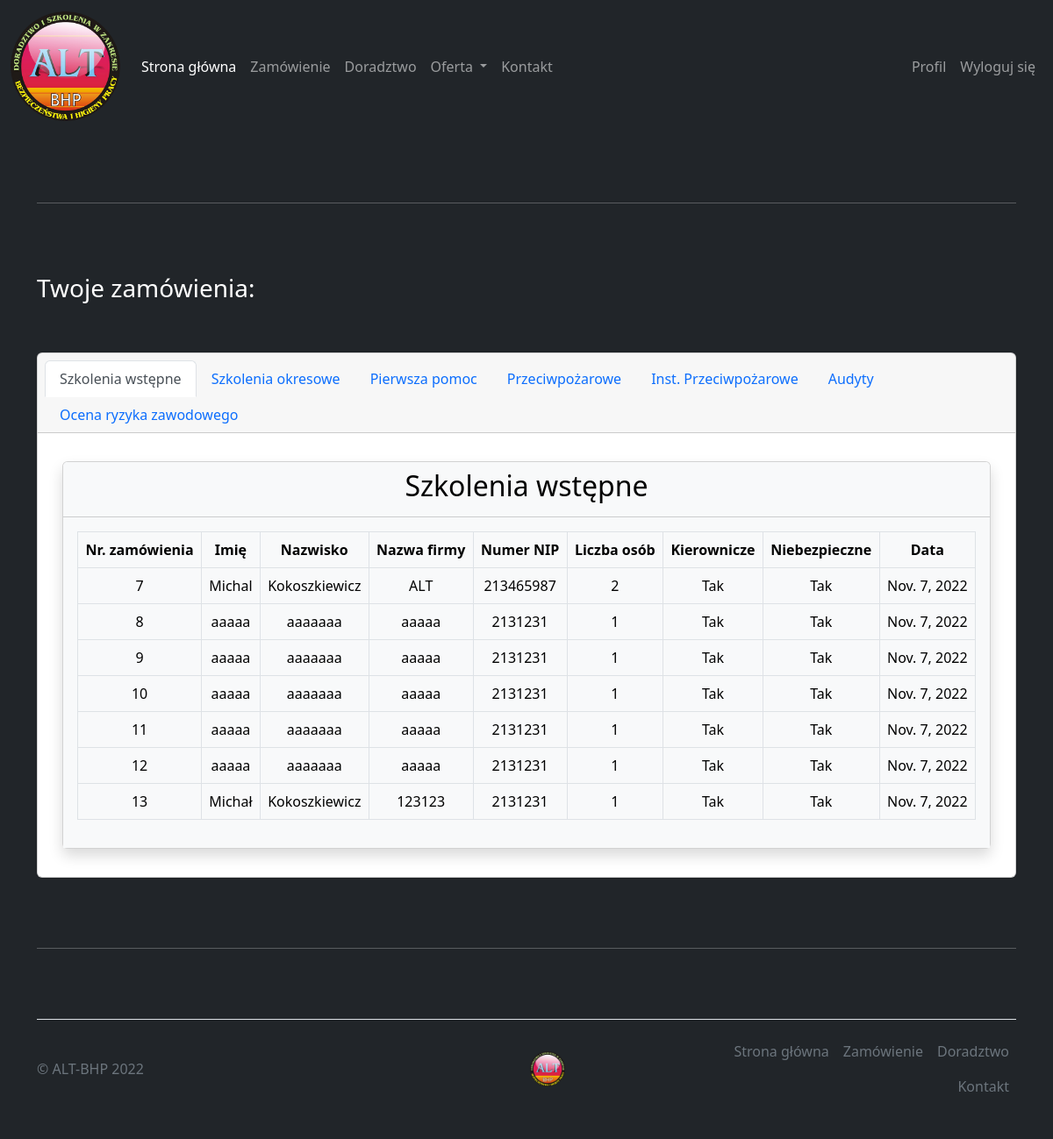
Screenshot of /accounts/profile/order/1 (signed in) with the database file from the repository.
### order/models.py (models this page shows, shortened)
class szkolenie_wstepne(models.Model):
    choices = [('Tak', 'Tak'), ('Nie', 'Nie')]
    imie = models.CharField(max_length=20)
    nazwisko = models.CharField(max_length=30)
    email = models.EmailField()
    nazwa_firmy = models.CharField(max_length=100)
    numer_nip = models.CharField(max_length=10)
    numer_telefonu = models.CharField(max_length=11)
    liczba_osob = models.IntegerField()
    kierownicze_czy_nie = models.CharField(max_length=3, choices=choices)
    niebezpiecznie_czy_nie = models.CharField(max_length=3, choices=choices)
    data = models.DateField()
    creator = models.ForeignKey(CustomUser, on_delete=models.CASCADE)
    class Meta:
        verbose_name_plural = "Szkolenia wstępne"

### order/views.py (the view)
# urls.py: path('accounts/profile/order/1', order.views.profile_wstepne),
@login_required
def profile_wstepne(request):
    orders = szkolenie_wstepne.objects.filter(creator=request.user)
    return render(request, 'profile_wstepne.html', {'orders': orders})

### templates/profile_wstepne.html
{% extends 'temp.html' %}
{% load static %}
{% load profile_tags_wstepne %}
{% block content %}
    <div class="container marketing" style="color: white">
        <hr class="featurette-divider">
        <h3>Twoje zamówienia:</h3><br><br>
        <div class="card text-center">
            <div class="card-header">
                <ul class="nav nav-tabs card-header-tabs">
                    <li class="nav-item">
                        <a class="nav-link active" aria-current="true" href="/accounts/profile/order/1">Szkolenia wstępne</a>
                    </li>
                    <li class="nav-item">
                        <a class="nav-link" href="/accounts/profile/order/2">Szkolenia okresowe</a>
                    </li>
                    <li class="nav-item">
                        <a class="nav-link" href="/accounts/profile/order/3">Pierwsza pomoc</a>
                    </li>
                    <li class="nav-item">
                        <a class="nav-link" href="/accounts/profile/order/4">Przeciwpożarowe</a>
                    </li>
                    <li class="nav-item">
                        <a class="nav-link" href="/accounts/profile/order/5">Inst. Przeciwpożarowe</a>
                    </li>
                    <li class="nav-item">
                        <a class="nav-link" href="/accounts/profile/order/6">Audyty</a>
                    </li>
                    <li class="nav-item">
                        <a class="nav-link" href="/accounts/profile/order/7">Ocena ryzyka zawodowego</a>
                    </li>
                </ul>
            </div>
            <div class="card-body">
                <div class="container my-3">
                    <div class="row">
                        <div class="col-md-12">
                            <div class="card shadow">
                                <div class="card-header text-bg-light "><h2>Szkolenia wstępne</h2></div>
                                <div class="card-body text-bg-light ">
                                    <table class="table table-bordered" style="color: black">
                                        <thead>
                                        <tr>
                                            <th>Nr. zamówienia</th>
                                            <th>Imię</th>
                                            <th>Nazwisko</th>
                                            <th>Nazwa firmy</th>
                                            <th>Numer NIP</th>
                                            <th>Liczba osób</th>
                                            <th>Kierownicze</th>
                                            <th>Niebezpieczne</th>
                                            <th>Data</th>
                                        </tr>
                                        </thead>
                                        <tbody>
                                        {% for item in orders %}
                                            <tr>
                                                <td>{{ item.id }}</td>
                                                <td>{{ item.imie }}</td>
                                                <td>{{ item.nazwisko }}</td>
                                                <td>{{ item.nazwa_firmy }}</td>
                                                <td>{{ item.numer_nip }}</td>
                                                <td>{{ item.liczba_osob }}</td>
                                                <td>{{ item.kierownicze_czy_nie }}</td>
                                                <td>{{ item.niebezpiecznie_czy_nie }}</td>
                                                <td>{{ item.data }}</td>
                                            </tr>
                                        {% endfor %}
                                        </tbody>
                                    </table>
                                </div>
                            </div>
                        </div>
                    </div>
                </div>
            </div>
        </div>
        <hr class="featurette-divider">
    </div>
{% endblock %}

### templates/temp.html (style rules this page uses)
.featurette-divider { margin: 5rem 0; color: white; }

### rows the page displays
szkolenie_wstepne: id "7", imie "Michal", nazwisko "Kokoszkiewicz", nazwa_firmy "ALT", numer_nip "213465987", liczba_osob "2", kierownicze_czy_nie "Tak", niebezpiecznie_czy_nie "Tak", data "Nov. 7, 2022"
szkolenie_wstepne: id "8", imie "aaaaa", nazwisko "aaaaaaa", nazwa_firmy "aaaaa", numer_nip "2131231", liczba_osob "1", kierownicze_czy_nie "Tak", niebezpiecznie_czy_nie "Tak", data "Nov. 7, 2022"
szkolenie_wstepne: id "9", imie "aaaaa", nazwisko "aaaaaaa", nazwa_firmy "aaaaa", numer_nip "2131231", liczba_osob "1", kierownicze_czy_nie "Tak", niebezpiecznie_czy_nie "Tak", data "Nov. 7, 2022"
szkolenie_wstepne: id "10", imie "aaaaa", nazwisko "aaaaaaa", nazwa_firmy "aaaaa", numer_nip "2131231", liczba_osob "1", kierownicze_czy_nie "Tak", niebezpiecznie_czy_nie "Tak", data "Nov. 7, 2022"
szkolenie_wstepne: id "11", imie "aaaaa", nazwisko "aaaaaaa", nazwa_firmy "aaaaa", numer_nip "2131231", liczba_osob "1", kierownicze_czy_nie "Tak", niebezpiecznie_czy_nie "Tak", data "Nov. 7, 2022"
szkolenie_wstepne: id "12", imie "aaaaa", nazwisko "aaaaaaa", nazwa_firmy "aaaaa", numer_nip "2131231", liczba_osob "1", kierownicze_czy_nie "Tak", niebezpiecznie_czy_nie "Tak", data "Nov. 7, 2022"
szkolenie_wstepne: id "13", imie "Michał", nazwisko "Kokoszkiewicz", nazwa_firmy "123123", numer_nip "2131231", liczba_osob "1", kierownicze_czy_nie "Tak", niebezpiecznie_czy_nie "Tak", data "Nov. 7, 2022"
